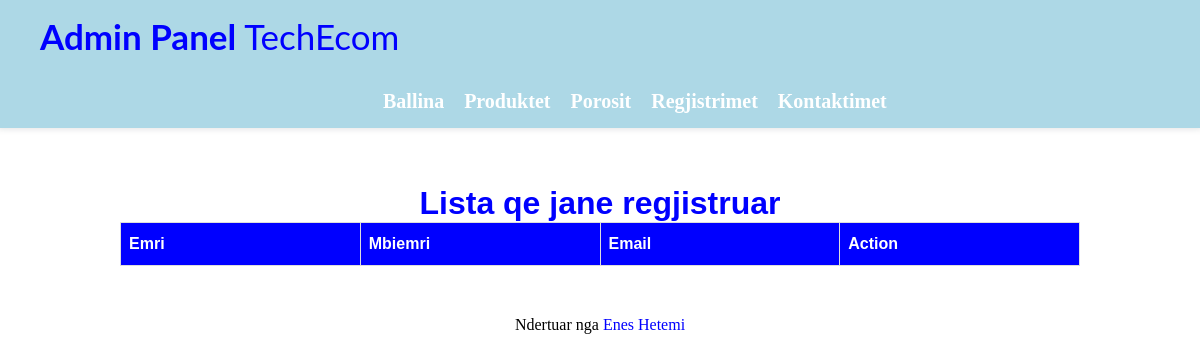
Page /Admin/registerAdmin.php on the earlier database version.
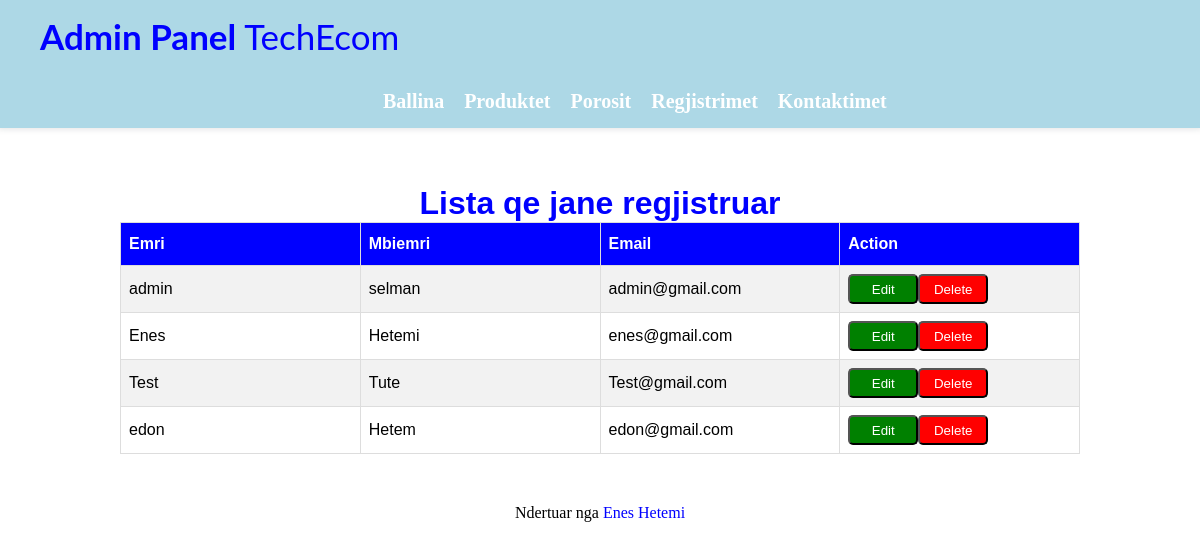
Same page on the later database version.
### tables this page shows
CREATE TABLE `register` (
  `id` int(11) NOT NULL,
  `name` varchar(255) NOT NULL,
  `lname` varchar(255) NOT NULL,
  `email` varchar(255) NOT NULL,
  `password` varchar(255) NOT NULL,
  `passwordC` varchar(255) NOT NULL,
  `role` varchar(255) NOT NULL
);

### classes/database.class.php (called while the page is built)
<?php
class db{
  private $host = 'localhost';
  private $dbname = 'techecom';
  private $username = 'root';
  private $password = '';
  public function getConn(){
    try{
      $pdo = new PDO("mysql:host=$this->host;dbname=$this->dbname","$this->username", "$this->password");
      $pdo->setAttribute(PDO::ATTR_ERRMODE,PDO::ERRMODE_EXCEPTION);
    }catch (PDOException $e){
       echo $e->getMessage();
       return null;
    }
    return $pdo;
  }
}
?>

### classes/registerAdmin.class.php (the view, shortened to what this page needs)
<?php
class RegisterAdmin{
    private $registers;
    public function fetchRegisters(){
        $this->conn = new db();
        $this->query = $this->conn->getConn()->query('SELECT * FROM register');
        $this->registers = $this->query->fetchAll();
    }
    public function echoRegister(){
        foreach($this->registers as $register){
            $id = $register['id'];
            echo"
            <tr>
              <td>{$register['name']}</td>
              <td>{$register['lname']}</td>
              <td>{$register['email']}</td>
              <td><a href='../Admin/editRegisterAdmin.php?id={$id}'><button class='edit'>Edit</button></a><a href='../action/delete.registerAdmin.php?id={$id}'><button class='delete'>Delete</button></a></td>
            </tr>";
        }
    }
}
?>

### Admin/registerAdmin.php (shortened to what this page needs)
<?php
include_once '../classes/registerAdmin.class.php';
include_once '../classes/database.class.php';
$registerClass = new RegisterAdmin();
$registerClass->fetchRegisters();
?>
<!DOCTYPE html>
<html lang="en">
<head>
    <link rel="stylesheet" href="../css/navbar.css">
    <link rel="stylesheet" href="https://cdnjs.cloudflare.com/ajax/libs/font-awesome/4.7.0/css/font-awesome.min.css">
</head>
<body>
<header>
    <?php include_once '../include/headerAdmin.php'?>
</header>
         <h1 class="title">Lista qe jane regjistruar</h1>
<table class="class">
  <tr>
    <th>Emri</th>
    <th>Mbiemri</th>
    <th>Email</th>
    <th>Action</th>
  </tr>
  <?php $registerClass->echoRegister(); ?>
</table>
<div style="text-align: center; padding-top: 50px;">
    <span class="credit" style="text-align: center;">Ndertuar nga <a href="https://www.google.com" style="color: blue; text-decoration: none;">Enes Hetemi</a></span>
</div>
</body>
</html>

### include/headerAdmin.php (shortened to what this page needs)
<section>
            <div id="container">
                <div id="shopName"><a href="#"> <b>Admin Panel</b> TechEcom </a></div>
                <div class="navbar">
                    <div class="navbar_div">
                        <ul class="navbar_div_ul">
                        <li class="navbar_div_li"><a href="Mainpage.html">Ballina</a></li>
                        <li class="navbar_div_li"><a href="produktetAdmin.php">Produktet</a></li>
                        <li class="navbar_div_li"><a href="shoppingAdmin.php">Porosit</a></li>
                        <li class="navbar_div_li"><a href="registerAdmin.php">Regjistrimet</a></li>
                        <li class="navbar_div_li"><a href="contactAdmin.php">Kontaktimet</a></li>
                        </ul>
                </div>
            </div>
                </div>
            </section>

### css/navbar.css (style rules this page uses)
* { margin: 0; padding: 0; }
#container { background-color: lightblue; width: 100%; display: flex; justify-content: space-between; padding: 15px 40px; box-sizing: border-box; box-shadow: 0 1px 2px 0 rgba(60, 64, 67, 0.302), 0 2px 6px 2px rgba(60, 64, 67, 0.149); height: 125px; }
#shopName { font-size: 35px; font-family: 'Lato', sans-serif; }
#shopName a { text-decoration: none; color: blue; }
.navbar { position: absolute; left: 0; right: 0; top: 67px; z-index: 447; padding: 8px 0 15px; background-color: lightblue; }
.navbar_div { display: flex; }
.navbar_div_ul { font-size: 20px; width: 22%; margin: auto; display: flex; padding-top: 15px; padding-right: 170px; list-style: none; }
.navbar_div_li a { text-decoration: none; padding-right: 20px; color: white; font-weight: bold; }

### Admin/registerAdmin.php (style rules this page uses)
.title { text-align: center; padding-top: 60px; font-family: Arial, Helvetica, sans-serif; color: blue; }
.class { padding: 20px; font-family: Arial, Helvetica, sans-serif; border-collapse: collapse; width: 80%; margin: auto; }
.class td, .class th { border: 1px solid #ddd; padding: 8px; width: 25%; }
.class tr:nth-child(even) { background-color: #f2f2f2; }
.class th { padding-top: 12px; padding-bottom: 12px; text-align: left; background-color: blue; color: white; }
.edit { background-color: green; color: white; border-radius: 5px; cursor: pointer; width: 70px; height: 30px; }
.delete { background-color: red; color: white; border-radius: 5px; cursor: pointer; width: 70px; height: 30px; }

Differences in the rows shown:
added register: name "admin", lname "selman", email "admin@gmail.com"
added register: name "Enes", lname "Hetemi", email "enes@gmail.com"
added register: name "Test", lname "Tute", email "Test@gmail.com"
added register: name "edon", lname "Hetem", email "edon@gmail.com"
